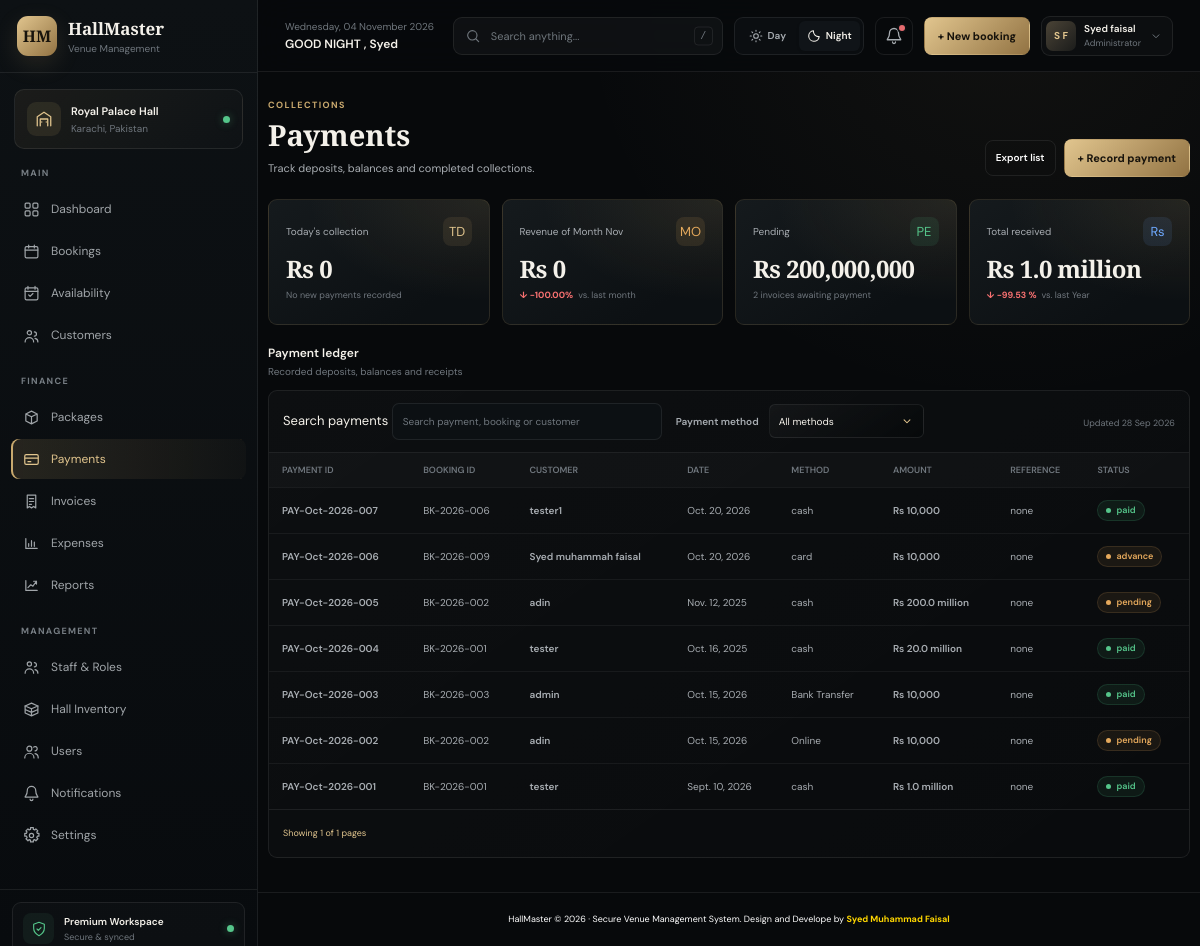
Page /payments/ (signed in) on the earlier database version.
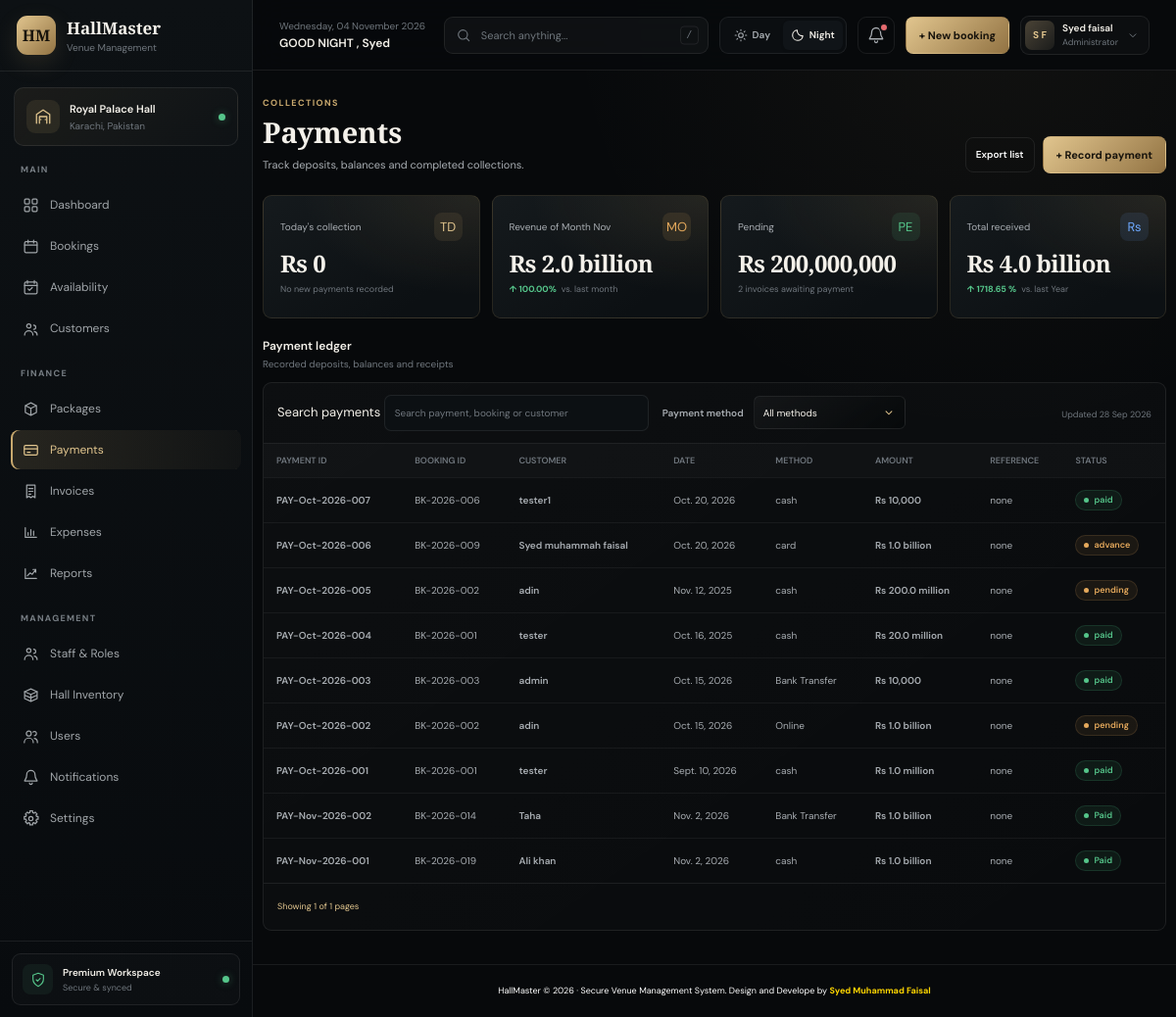
Same page on the later database version.
### hall_management/models.py (models this page shows, shortened)
class payment(models.Model):
     payment_id = models.CharField(max_length= 40 ,primary_key=True , editable=False)
     booking = models.ForeignKey(newbooking , on_delete=models.CASCADE , related_name='payments')
     payment_date =  models.DateField(default=datetime.now)
     method = models.CharField(max_length=20)
     amount = models.DecimalField(max_digits=12 , decimal_places=2)
     refference_num = models.CharField(max_length=40)
     payment_status = models.CharField(max_length=30)

class newbooking(models.Model):
    booking_id     = models.CharField(max_length=40 , primary_key=True, editable=False)
    created_at     = models.DateField(auto_now_add=True)
    customer_name  = models.CharField(max_length=100)
    phone_number   = models.CharField(max_length=12)
    nic_number     = models.CharField(max_length=15 , null=True)
    customer_email = models.EmailField()
    event_name     = models.CharField(max_length=100)
    event_type     = models.CharField(max_length=100)
    event_date     = models.DateField()
    event_guest    = models.IntegerField(null=False)
    event_hall     = models.CharField(max_length=10)
    special_req    = models.CharField(max_length=500 , null= True)
    hall_price     = models.IntegerField(null=False)
    status         = models.CharField(max_length=20)
    event_time     = models.CharField(max_length=8, null=True, default="00:00:00")
    payment_status = models.CharField(max_length=20 , default="Pending")

### hall_management/views.py (the view, shortened to what this page needs)
# urls.py: path('payments/' , Payments_view , name ="payments"),
@login_required(login_url='login')
def Payments_view(request):
    payment_details = payment.objects.all().order_by('-payment_id')
    search = request.GET.get('search' , '')
    payment_method = request.GET.get('method')
    today = datetime.now()
    current_month = today.strftime('%b')
    current__month = date.today().month
    previous_month = current__month - 1
    current_year = date.today().year
    previous_year = current_year - 1
    status=['paid' ,'Paid','advance', 'Advance','advance']
    today_collection = payment.objects.filter(payment_date = today , payment_status__in = status).aggregate(Sum('amount'))['amount__sum'] or 0
    month_collection = payment.objects.filter(payment_date__month = current__month ,payment_date__year = current_year , payment_status__in = status ).aggregate(Sum('amount'))['amount__sum'] or 0
    previous_month_collection = payment.objects.filter(payment_date__month = previous_month ,payment_date__year = current_year , payment_status__in = status ).aggregate(Sum('amount'))['amount__sum'] or 0
    pending_status = ['Pending' , 'pending']
    pending_collection = payment.objects.filter(payment_date__month = current__month , payment_status__in = pending_status).aggregate(Sum('amount'))['amount__sum'] or 0
    pending_count = payment.objects.filter(payment_status__in = pending_status).count()
    total_collection = payment.objects.filter(payment_date__year = current_year).aggregate(Sum('amount'))['amount__sum'] or 0
    pre_total_collection = payment.objects.filter(payment_date__year = previous_year).aggregate(Sum('amount'))['amount__sum'] or 0
    year_colloection_in_precentage = ((total_collection-pre_total_collection) / pre_total_collection ) * 100 if pre_total_collection else 0
    monthly_colloection_in_precentage = ((month_collection-previous_month_collection) / previous_month_collection ) * 100 if previous_month_collection else 0
    if search:
        payment_obj = payment.objects.filter(
            Q(payment_id__icontains = search)|
            Q(refference_num__icontains = search)|
            Q(payment_status__icontains = search)|
            Q(amount__icontains = search)|
            Q(booking__customer_name__icontains = search)|
            Q(payment_date__icontains = search)
        )
        paginator = Paginator(payment_obj , 10)
        page_number = request.GET.get('page')
        page_obj = paginator.get_page(page_number)
        context = {
            'page_obj':page_obj,
            'current_month': current_month,
            'previous_month':previous_month,
            'today_collection':today_collection,
            'month_collection':month_collection,
            'pending_collection':pending_collection,
            'total_collection':total_collection,
            'pending_count':pending_count,
            'year_colloection_in_precentage':year_colloection_in_precentage,
            'monthly_colloection_in_precentage':monthly_colloection_in_precentage,
            'search':search,
            'selected_method':payment_method,
        }
        return render(request , 'payments.html' , context)
    else:
        page_content = payment_details
    paginator = Paginator(payment_details , 10)
    page_number = request.GET.get('page')
    page_obj  = paginator.get_page(page_number)
    context = {
        'page_obj':page_obj,
        'payment_details': payment_details,
        'selected_method':payment_method,
        'current_month':current_month,
        "previous_month":previous_month,
        'page_content':page_content,
        'today_collection':today_collection,
        'month_collection':month_collection,
        'pending_collection':pending_collection,
        'total_collection':total_collection,
        'pending_count':pending_count,
        'year_colloection_in_precentage':year_colloection_in_precentage,
        'monthly_colloection_in_precentage':monthly_colloection_in_precentage,
    }
    return render(request , 'payments.html' , context)

### hall_management/context_processors.py (called while the page is built)
def greeting_context(request):
    hour = timezone.localtime().hour
    if 5 <= hour < 12:
        greeting = "GOOD MORNING"
    elif 12 <= hour < 18:
        greeting = "GOOD AFTERNOON"
    elif 18 <= hour < 21:
        greeting = "GOOD EVENING"
    else:
        greeting = "GOOD NIGHT"
    return {"greeting": greeting}

### hall_management/templates/payments.html (shortened to what the changed rows need)
{% extends "base.html" %}
{% load static %}
{% block page_content %}
{% load humanize %}
<header class="page-heading payments-heading">
	<div>
		<h1>Payments</h1>
	</div>
</header>
<section class="stats-grid payments-stats" aria-label="Payment summary">
	<article class="stat-card">
		<div class="stat-top">
			<span class="stat-label">Revenue of Month {{ current_month }}</span>
			<span class="stat-icon" aria-hidden="true">MO</span>
		</div>
		<strong class="stat-value">Rs {{ month_collection|intword|intcomma }}</strong>
		<div class="stat-foot">
			{% if monthly_colloection_in_precentage > 0 %}
			<span class="trend">&uarr; {{ monthly_colloection_in_precentage|floatformat:2 }}%</span>
			<span>vs. last month</span>
			{% elif monthly_colloection_in_precentage < 0 %}
			<span class="trend" style="color:#F87171;">&darr; {{ monthly_colloection_in_precentage|floatformat:2 }}%</span>
			<span>vs. last month</span>
			{% endif %}
		</div>
	</article>
	<article class="stat-card">
		<div class="stat-top">
			<span class="stat-label">Total received</span>
			<span class="stat-icon" aria-hidden="true">Rs</span>
		</div>
		<strong class="stat-value">Rs {{ total_collection|intword|intcomma }}</strong>
		<div class="stat-foot">
			{% if year_colloection_in_precentage > 0 %}
			   <span class="trend">&uarr; {{ year_colloection_in_precentage| floatformat:2 }} %</span>
			   <span>vs. last Year</span>
			{% endif %}
			{% if year_colloection_in_precentage < 0 %}
			  <span class="trend" style="color:#F87171">&darr; {{ year_colloection_in_precentage|floatformat:2 }} %</span>
			  <span>vs. last Year</span>
			{% endif %}
		</div>
	</article>
</section>
<section class="section" id="payment-ledger">
	<div class="section-head">
		<div>
			<h2>Payment ledger</h2>
		</div>
	</div>
	<div class="panel payments-ledger">
		<div class="table-scroll">
			<table class="data-table">
				<thead>
					<tr>
						<th>PAYMENT ID</th>
						<th>BOOKING ID</th>
						<th>CUSTOMER</th>
						<th>DATE</th>
						<th>METHOD</th>
						<th>AMOUNT</th>
						<th>REFERENCE</th>
						<th>STATUS</th>
					</tr>
				</thead>
				<tbody>
					{% for payment in page_obj %}
					<tr>
						<td class="cell-primary">{{ payment.payment_id }}</td>
						<td>{{ payment.booking_id }}</td>
						<td class="cell-primary">{{ payment.booking.customer_name }}</td>
						<td>{{ payment.payment_date }}</td>
						<td>{{ payment.method }}</td>
						<td class="cell-primary">Rs {{ payment.amount|intword|intcomma }}</td>
						<td>{{ payment.refference_num }}</td>
						<td><span class="status {{ payment.payment_status|lower }}">{{ payment.payment_status }}</span></td>
					</tr>
					{% endfor %}
				</tbody>
			</table>
		</div>
	</div>
</section>
{% endblock %}
{% block page_scripts %}{{ block.super }}
<link rel="stylesheet" href="{% static 'css/addpaymentform.css' %}">
{% endblock %}

Differences in the rows shown:
changed payment "PAY-Oct-2026-006": amount "10,000" → "1.0 billion"
changed payment "PAY-Oct-2026-002": amount "10,000" → "1.0 billion"
added payment: payment_id "PAY-Nov-2026-002", booking_id "BK-2026-014", booking.customer_name "Taha", payment_date "Nov. 2, 2026", method "Bank Transfer", amount "1.0 billion", refference_num "none", payment_status "Paid"
added payment: payment_id "PAY-Nov-2026-001", booking_id "BK-2026-019", booking.customer_name "Ali khan", payment_date "Nov. 2, 2026", method "cash", amount "1.0 billion", refference_num "none", payment_status "Paid"
Other differences:
{{ month_collection|intword|intcomma }}: "0" → "2.0 billion"
{{ monthly_colloection_in_precentage|floatformat:2 }}: (not shown) → "100.00"
{{ total_collection|intword|intcomma }}: "1.0 million" → "4.0 billion"
{{ year_colloection_in_precentage| floatformat:2 }}: (not shown) → "1718.65"
{{ monthly_colloection_in_precentage|floatformat:2 }}: "-100.00" → (not shown)
{{ year_colloection_in_precentage|floatformat:2 }}: "-99.53" → (not shown)
